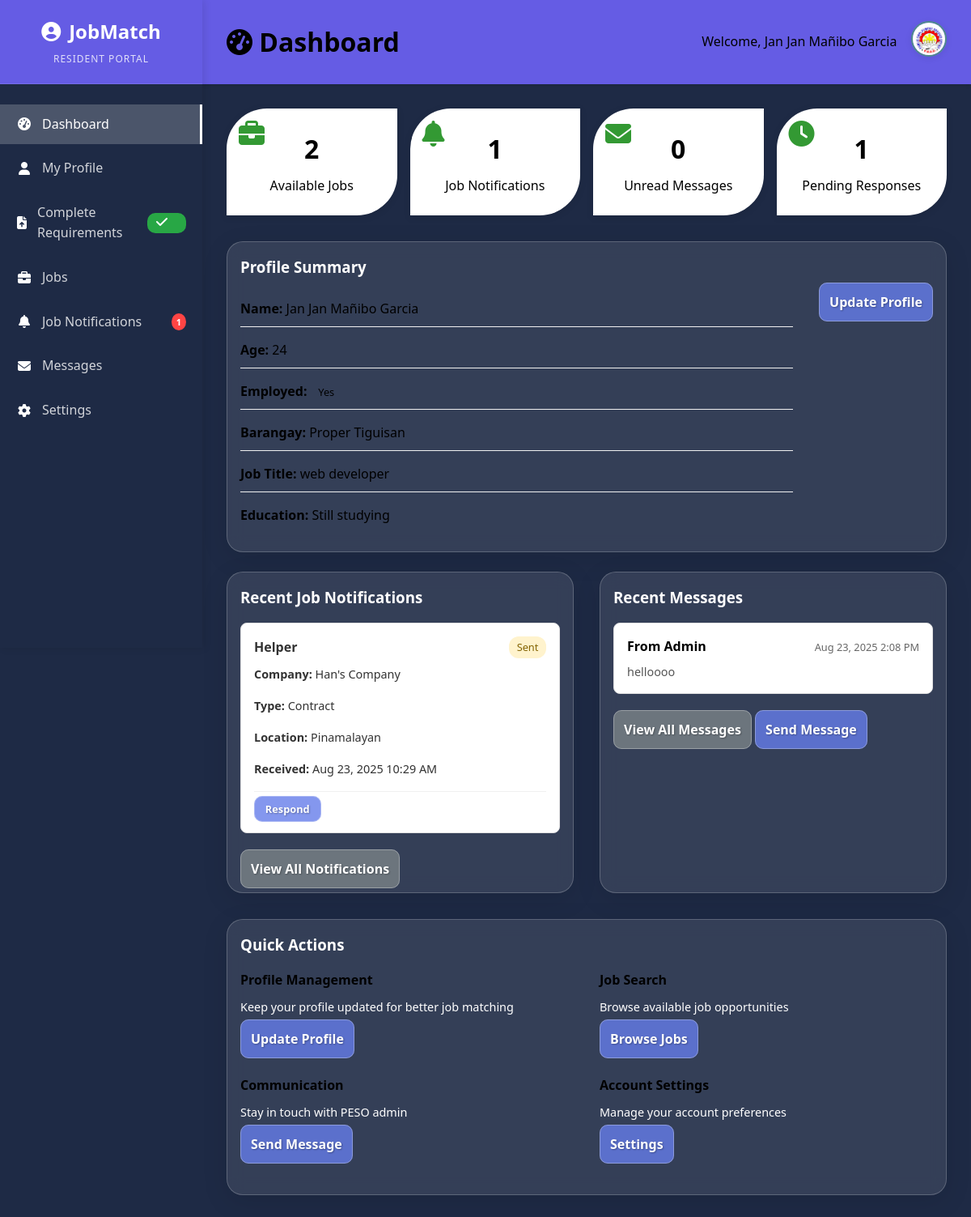
The page /PESO.BANSUD/resident/dashboard.php (signed in) on the database its author committed.
### tables this page shows
CREATE TABLE `residents` (
  `id` int(11) NOT NULL,
  `first_name` varchar(100) NOT NULL,
  `middle_name` varchar(100) DEFAULT NULL,
  `last_name` varchar(100) NOT NULL,
  `birthdate` date DEFAULT NULL,
  `profile_picture` varchar(225) DEFAULT NULL,
  `age` int(11) NOT NULL,
  `preferred_job` varchar(255) DEFAULT NULL,
  `employed` varchar(255) DEFAULT NULL,
  `educational_attainment` varchar(100) DEFAULT NULL,
  `skills` varchar(225) NOT NULL,
  `job_title` varchar(255) DEFAULT NULL,
  `salary_income` varchar(225) NOT NULL,
  `sitio` varchar(225) NOT NULL,
  `barangay_id` int(11) DEFAULT NULL,
  `email` varchar(100) DEFAULT NULL,
  `password` varchar(255) NOT NULL,
  `approved` tinyint(1) DEFAULT 0,
  `phone` varchar(20) DEFAULT NULL,
  `valid_id` varchar(225) NOT NULL,
  `created_at` timestamp NOT NULL DEFAULT current_timestamp(),
  `updated_at` timestamp NOT NULL DEFAULT current_timestamp() ON UPDATE current_timestamp(),
  `email_notifications` tinyint(1) DEFAULT 1,
  `job_alerts` tinyint(1) DEFAULT 1,
  `preferred_job_types` longtext DEFAULT NULL CHECK (json_valid(`preferred_job_types`)),
  `gender` varchar(10) DEFAULT 'Unknown',
  `requirements_completed` tinyint(1) DEFAULT 0
);

CREATE TABLE `barangays` (
  `id` int(11) NOT NULL,
  `name` varchar(100) NOT NULL,
  `created_at` timestamp NOT NULL DEFAULT current_timestamp()
);

CREATE TABLE `job_notifications` (
  `id` int(11) NOT NULL,
  `job_id` int(11) NOT NULL,
  `resident_id` int(11) NOT NULL,
  `status` enum('sent','accepted','declined','pending') DEFAULT 'sent',
  `message` text DEFAULT NULL,
  `response_deadline` datetime DEFAULT NULL,
  `is_read` tinyint(1) DEFAULT 0,
  `created_at` timestamp NOT NULL DEFAULT current_timestamp(),
  `updated_at` timestamp NOT NULL DEFAULT current_timestamp() ON UPDATE current_timestamp(),
  `response_message` text NOT NULL
);

CREATE TABLE `jobs` (
  `id` int(11) NOT NULL,
  `title` varchar(200) NOT NULL,
  `company` varchar(200) NOT NULL,
  `description` text DEFAULT NULL,
  `requirements` text DEFAULT NULL,
  `location` varchar(200) DEFAULT NULL,
  `job_type` enum('Full-time','Part-time','Contract','Temporary') NOT NULL,
  `barangay_id` int(11) DEFAULT NULL,
  `status` enum('Active','Inactive','Closed') DEFAULT 'Active',
  `max_positions` int(11) DEFAULT 1,
  `deadline` datetime DEFAULT NULL,
  `created_by` int(11) DEFAULT NULL,
  `created_at` timestamp NOT NULL DEFAULT current_timestamp(),
  `updated_at` timestamp NOT NULL DEFAULT current_timestamp() ON UPDATE current_timestamp()
);

CREATE TABLE `messages` (
  `id` int(11) NOT NULL,
  `sender_type` enum('admin','resident') NOT NULL,
  `sender_id` int(11) NOT NULL,
  `receiver_type` enum('admin','resident') NOT NULL,
  `receiver_id` int(11) NOT NULL,
  `subject` varchar(255) DEFAULT NULL,
  `message` text NOT NULL,
  `is_read` tinyint(1) DEFAULT 0,
  `message_type` enum('general','job_offer','notification') DEFAULT 'general',
  `job_id` int(11) DEFAULT NULL,
  `created_at` timestamp NOT NULL DEFAULT current_timestamp()
);

### PESO.BANSUD/resident/dashboard.php (the view, shortened to what the rows shown need)
<?php
$database = new Database();
$db = $database->getConnection();
$resident_id = $_SESSION['user_id'];
$profile_query = "SELECT r.*, b.name as barangay_name FROM residents r
                  LEFT JOIN barangays b ON r.barangay_id = b.id
                  WHERE r.id = :id";
$profile_stmt = $db->prepare($profile_query);
$profile_stmt->bindParam(':id', $resident_id);
$profile_stmt->execute();
$profile = $profile_stmt->fetch(PDO::FETCH_ASSOC);
$query = "SELECT jn.*, j.title, j.company, j.job_type, j.location FROM job_notifications jn
          JOIN jobs j ON jn.job_id = j.id
          WHERE jn.resident_id = :resident_id
          ORDER BY jn.created_at DESC LIMIT 5";
$stmt = $db->prepare($query);
$stmt->bindParam(':resident_id', $resident_id);
$stmt->execute();
$recent_notifications = $stmt->fetchAll(PDO::FETCH_ASSOC);
$query = "SELECT * FROM messages WHERE receiver_type = 'resident' AND receiver_id = :resident_id
          ORDER BY created_at DESC LIMIT 5";
$stmt = $db->prepare($query);
$stmt->bindParam(':resident_id', $resident_id);
$stmt->execute();
$recent_messages = $stmt->fetchAll(PDO::FETCH_ASSOC);
?>
<!DOCTYPE html>
<html lang="en">
<head>
    <link rel="stylesheet" href="../assets/css/style.css">
    <link rel="stylesheet" href="/assets/css/resident/rdashboard.css">
    <link rel="stylesheet" href="/assets/css/profilePic.css">
    <link rel="stylesheet" href="/assets/css/resident/requirements-sidebar.css">
    <link rel="stylesheet" href="../assets/css/resident/card_icon.css">
    <link rel="stylesheet" href="../assets/css/resident/complete_requirements.css">
    <link rel="stylesheet" href="https://cdnjs.cloudflare.com/ajax/libs/font-awesome/6.5.1/css/all.min.css">
</head>
<body>
    <div class="main-container">
        <div class="sidebar mobile-hidden" id="sidebar">
            <div class="sidebar-header">
                <h2><i class="fas fa-user-circle"></i> JobMatch</h2>
            </div>
        </div>
        <div class="main-content has-sidebar-toggle" id="mainContent">
            <div class="header">
                <h1><i class="fas fa-tachometer-alt"></i> Dashboard</h1>
            </div>
            <div class="dashboard-container">
        <div class="dashboard-card">
            <div class="profile-summary">
                <div class="profile-info">
                    <div class="info-row">
                        <strong>Name:</strong> <?php echo htmlspecialchars($profile['first_name'] . ' ' . ($profile['middle_name'] ? $profile['middle_name'] . ' ' : '') . $profile['last_name']); ?>
                    </div>
                    <div class="info-row">
                        <strong>Age:</strong> <?php echo htmlspecialchars($profile['age']); ?>
                    </div>
                    <div class="info-row">
                        <strong>Employed:</strong>
                        <span class="status-badge status-<?php echo strtolower(str_replace(' ', '-', $profile['employed'])); ?>">
                            <?php echo htmlspecialchars($profile['employed']); ?>
                        </span>
                    </div>
                    <div class="info-row">
                        <strong>Barangay:</strong> <?php echo htmlspecialchars($profile['barangay_name']); ?>
                    </div>
                    <div class="info-row">
                        <strong>Job Title:</strong> <?php echo htmlspecialchars($profile['job_title'] ?: 'Not specified'); ?>
                    </div>
                    <div class="info-row">
                        <strong>Education:</strong> <?php echo htmlspecialchars($profile['educational_attainment'] ?: 'Not specified'); ?>
                    </div>
                </div>
            </div>
        </div>
        <div class="dashboard-grid">
            <div class="dashboard-card">
                <?php if (empty($recent_notifications)): ?>
                    <p>No job notifications yet.</p>
                    <div style="margin-top: 1rem;">
                        <a href="jobs.php" class="btn-secondary">Browse Available Jobs</a>
                    </div>
                <?php else: ?>
                    <div class="notifications-list">
                        <?php foreach ($recent_notifications as $notification): ?>
                        <div class="notification-item">
                            <div class="notification-header">
                                <strong><?php echo htmlspecialchars($notification['title']); ?></strong>
                                <span class="notification-status status-<?php echo $notification['status']; ?>">
                                    <?php echo ucfirst($notification['status']); ?>
                                </span>
                            </div>
                            <div class="notification-details">
                                <p><strong>Company:</strong> <?php echo htmlspecialchars($notification['company']); ?></p>
                                <p><strong>Type:</strong> <?php echo htmlspecialchars($notification['job_type']); ?></p>
                                <p><strong>Location:</strong> <?php echo htmlspecialchars($notification['location'] ?: 'Not specified'); ?></p>
                                <p><strong>Received:</strong> <?php echo date('M j, Y g:i A', strtotime($notification['created_at'])); ?></p>
                            </div>
                            <?php if ($notification['status'] === 'sent'): ?>
                            <div class="notification-actions">
                                <a href="notifications.php?action=respond&id=<?php echo $notification['id']; ?>" class="btn-primary btn-small">Respond</a>
                            </div>
                            <?php endif; ?>
                        </div>
                        <?php endforeach; ?>
                    </div>
                <?php endif; ?>
            </div>
            <div class="dashboard-card">
                <?php if (empty($recent_messages)): ?>
                    <p>No messages yet.</p>
                    <div style="margin-top: 1rem;">
                        <a href="messages.php?action=compose" class="btn-secondary">Send Message to Admin</a>
                    </div>
                <?php else: ?>
                    <div class="messages-list">
                        <?php foreach ($recent_messages as $message): ?>
                        <div class="message-item <?php echo $message['is_read'] ? '' : 'unread'; ?>">
                            <div class="message-header">
                                <strong>From Admin</strong>
                                <span class="message-time"><?php echo date('M j, Y g:i A', strtotime($message['created_at'])); ?></span>
                            </div>
                            <div class="message-content">
                                <?php echo nl2br(htmlspecialchars(substr($message['message'], 0, 100))); ?>
                            </div>
                        </div>
                        <?php endforeach; ?>
                    </div>
                <?php endif; ?>
            </div>
        </div>
            </div>
        </div>
    </div>
</body>
</html>

### rows shown on the page
residents: first_name+middle_name+last_name "Jan Jan Mañibo Garcia", age "24", employed "Yes", barangay.name "Proper Tiguisan", job_title "web developer", educational_attainment "Still studying"
job_notifications: job.title "Helper", status "Sent", job.company "Han's Company", job.job_type "Contract", job.location "Pinamalayan", created_at "Aug 23, 2025 10:29 AM"
messages: created_at "Aug 23, 2025 2:08 PM", message "helloooo"

### other values the page prints
$stats['pending_responses'] "1"
$_SESSION['username'] "Jan Jan Mañibo Garcia"
$stats['available_jobs'] "2"
$stats['job_notifications'] "1"
$stats['unread_messages'] "0"
